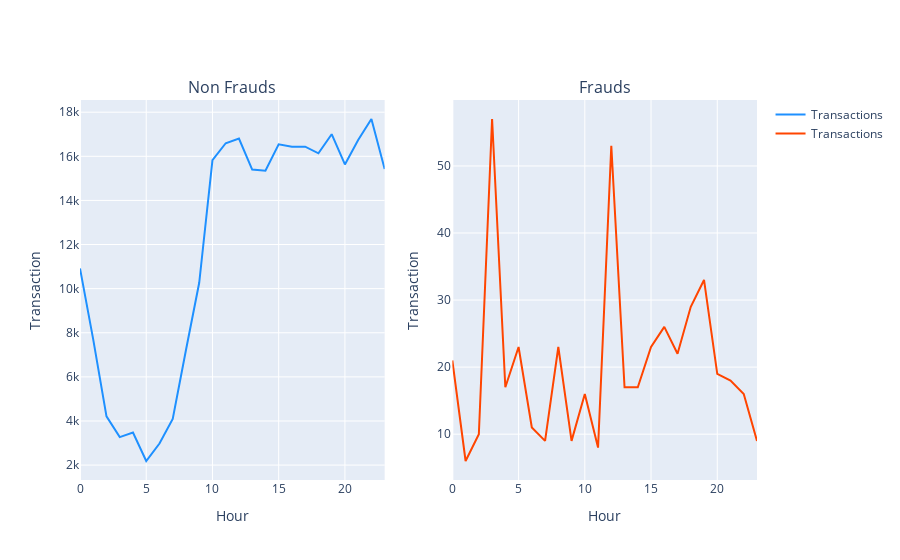

Here is the notebook cell this chart was saved with:
### Code cell
# time vs fraud

# Transaction count with non frauds over time(Hour)
count_0 = df[df['Class']==0].groupby('Hour').count()["Class"]

# Transaction count with frauds over time(Hour)
count_1 = df[df['Class']==1].groupby('Hour').count()["Class"]

# Concatenate
counts_df = pd.concat([count_0, count_1], axis=1, keys=["Class 0", "Class 1"]).fillna(0)
df_counts = counts_df.reset_index()


# Subplots
fig = make_subplots(
    rows=1, cols=2,

    subplot_titles=("Non Frauds","Frauds"))
fig.add_trace(go.Scatter(x=df_counts["Hour"], y=df_counts["Class 0"], name="Transactions", marker = {'color' : "#1E90FF"}),
                 row=1, col=1)

fig.add_trace(go.Scatter(x=df_counts["Hour"], y=df_counts["Class 1"], name="Transactions", marker = {'color' : "#FF4500"}),
                 row=1, col=2)

fig['layout']['xaxis']['title']='Hour'
fig['layout']['yaxis']['title']='Transaction'
fig['layout']['xaxis2']['title']='Hour'
fig['layout']['yaxis2']['title']='Transaction'

fig.show()

### Figure 1 — Plotly figure (JSON) as saved in the notebook; plotly's stock layout.template omitted (floating-point values rounded to 4 significant figures)
{"data": [{"marker": {"color": "#1E90FF"}, "name": "Transactions", "type": "scatter", "x": [0, 1, 2, 3, 4, 5, 6, 7, 8, 9, 10, 11, 12, 13, 14, 15, 16, 17, 18, 19, 20, 21, 22, 23], "xaxis": "x", "y": [10919, 7687, 4212, 3269, 3476, 2185, 2979, 4093, 7219, 10266, 15824, 16593, 16804, 15400, 15350, 16545, 16434, 16435, 16135, 17003, 15632, 16739, 17692, 15424], "yaxis": "y"}, {"marker": {"color": "#FF4500"}, "name": "Transactions", "type": "scatter", "x": [0, 1, 2, 3, 4, 5, 6, 7, 8, 9, 10, 11, 12, 13, 14, 15, 16, 17, 18, 19, 20, 21, 22, 23], "xaxis": "x2", "y": [21, 6, 10, 57, 17, 23, 11, 9, 23, 9, 16, 8, 53, 17, 17, 23, 26, 22, 29, 33, 19, 18, 16, 9], "yaxis": "y2"}], "layout": {"annotations": [{"font": {"size": 16}, "showarrow": false, "text": "Non Frauds", "x": 0.225, "xanchor": "center", "xref": "paper", "y": 1, "yanchor": "bottom", "yref": "paper"}, {"font": {"size": 16}, "showarrow": false, "text": "Frauds", "x": 0.775, "xanchor": "center", "xref": "paper", "y": 1, "yanchor": "bottom", "yref": "paper"}], "xaxis": {"anchor": "y", "domain": [0, 0.45], "title": {"text": "Hour"}}, "xaxis2": {"anchor": "y2", "domain": [0.55, 1], "title": {"text": "Hour"}}, "yaxis": {"anchor": "x", "domain": [0, 1], "title": {"text": "Transaction"}}, "yaxis2": {"anchor": "x2", "domain": [0, 1], "title": {"text": "Transaction"}}}}
